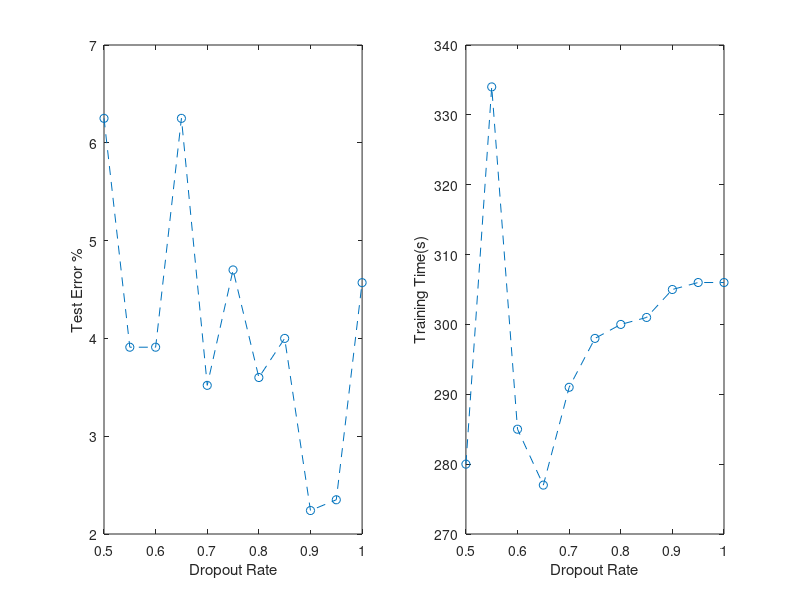

This figure's MATLAB source:
%% CNN Plots

%% filter_size 2-15

filter_vec= 2:15;
acc_vec= [89.06 92.97 96.09 94.53 96.09 97.26 96.48 95.7 97.26 96.8 96.88 97.66 95.7 97.2];
t_vec=[239 260 263 275 291 316 327 364 391 440 462 523 570 619];

subplot(1,2,1)
plot(filter_vec, 100-acc_vec, 'o--')
xlabel('Filter Size')
ylabel('Test Error %')
subplot(1,2,2)
plot(filter_vec, t_vec, 'o--')
xlabel('Filter Size')
ylabel('Training Time')

%% Dropout Rate 

do_rate= linspace(.5,1, 11);

do_acc=[93.75 96.09 96.09 93.75 96.48 95.3 96.4 96.0 97.76 97.65 95.43];
do_time=[280 334 285 277 291 298 300 301 305 306 306];

subplot(1,2,1)
plot(do_rate, 100-do_acc, 'o--')
xlabel('Dropout Rate')
ylabel('Test Error %')
subplot(1,2,2)
plot(do_rate,do_time, 'o--')
xlabel('Dropout Rate')
ylabel('Training Time(s)')
%%

acc=[96.9 98.0 95.7 90.6 91.4 93.8 87.9; 96.9 96.1 97.7 90.2 90.2 93.8 86.7; 94.9 95.7 95.3 85.5 92.6 93.4 90.6];
lenet1= acc(:,1);
lenet4= acc(:,2);
lenet5= acc(:,3); 
threelayerfewer= acc(:,4);
threelayermore= acc(:, 5);
twolayer1000= acc(:,6);

